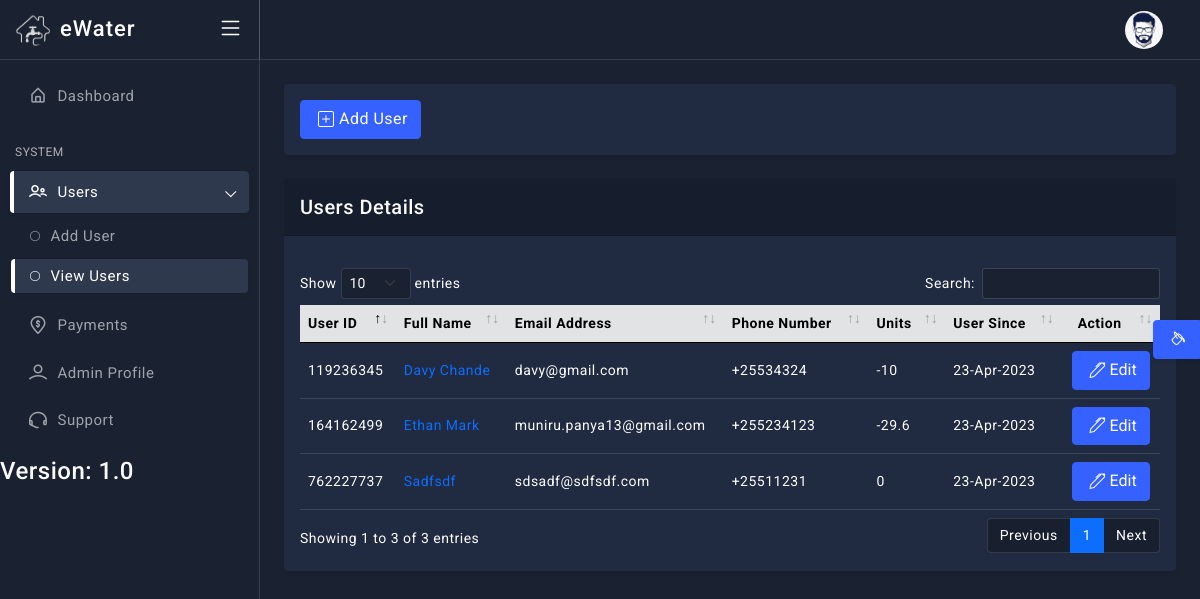
/admin/users.php, run on the app's committed database.
### tables this page shows
CREATE TABLE `users` (
  `id` int(11) NOT NULL,
  `user_id` int(11) NOT NULL,
  `user_full_name` varchar(255) NOT NULL,
  `user_phone` bigint(15) NOT NULL,
  `user_email` varchar(255) NOT NULL,
  `user_password` varchar(255) NOT NULL,
  `units` varchar(11) NOT NULL,
  `session_id` varchar(255) NOT NULL,
  `last_access` varchar(255) NOT NULL,
  `user_added_time` varchar(255) NOT NULL
);

### includes/functions.php (called while the page is built, shortened)
<?php
function test_input($data, $connection)
{
  $data = trim($data);
  $data = stripslashes($data);
  $data = htmlspecialchars($data);
  $data = mysqli_real_escape_string($connection, $data);
  return $data;
}
?>

### admin/includes/users/view-all-users.php (the view, shortened to what this page needs)
<?= head('Add Member'); ?>
<?php
if (isset($_GET['pageno'])) {
    $pageno = $_GET['pageno'];
} else {
    $pageno = 1;
}
$no_of_records_per_page = 50;
$offset = ($pageno - 1) * $no_of_records_per_page;
?>
<main class="page-content">
    <div class="card">
        <div class="card-body">
            <div class="row align-items-center">
                <div class="col-lg-9 col-xl-10">
                    <a href="users.php?source=add_user" class="viewOnly userUser btn btn-primary mb-3 mb-lg-0">
                        <i class="bi bi-plus-square"></i>
                        Add User
                    </a>
                </div>
            </div>
        </div>
    </div>
    <div class="card">
        <div class="card-header py-3">
            <div class="d-flex align-items-center">
                <h5 class="mb-0">Users Details</h5>
            </div>
        </div>
        <div class="card-body">
            <div class="table-responsive mt-3">
                <table id="dataTable" class="table align-middle">
                    <thead class="table-secondary">
                        <tr>
                            <th>User ID</th>
                            <th>Full Name</th>
                            <th>Email Address</th>
                            <th>Phone Number</th>
                            <th>Units</th>
                            <th>User Since</th>
                            <th class="text-center viewOnly">Action</th>
                        </tr>
                    </thead>
                    <tbody class="user-details-result">
                        <?php
                        $query = "SELECT * FROM users ORDER BY `user_added_time` DESC LIMIT $offset, $no_of_records_per_page";
                        $select_users = mysqli_query($connection, $query);
                        while ($row = mysqli_fetch_assoc($select_users)) {
                            $user_id = test_input($row['user_id'], $connection);
                            $user_full_name = test_input($row['user_full_name'], $connection);
                            $user_full_name = ucwords($user_full_name);
                            $user_email = test_input($row['user_email'], $connection);
                            $user_units = test_input($row['units'], $connection);
                            $user_added_time = test_input($row['user_added_time'], $connection);
                            $user_added_date = date("d-M-Y", $user_added_time);
                            $user_phone = test_input($row['user_phone'], $connection);
                            $user_phone = "+255" . $user_phone;
                        ?>
                            <tr class="users-details">
                                <td><?= $user_id;?></td>
                                <td>
                                    <a href="#">
                                        <?= $user_full_name; ?>
                                    </a>
                                </td>
                                <td><?= $user_email; ?></td>
                                <td><?= $user_phone; ?></td>
                                <td><?= $user_units; ?></td>
                                <td><?= $user_added_date; ?></td>
                                <td class="text-center viewOnly">
                                    <a href='#'>
                                        <button class='btn btn-primary'>
                                            <i class="bi bi-pen"></i>
                                            Edit
                                        </button>
                                    </a>
                                </td>
                            </tr>
                        <?php
                        }
                        ?>
                    </tbody>
                </table>
            </div>
        </div>
    </div>
</main>
<?= footer(); ?>

### admin/users.php (shortened to what this page needs)
<?php
require 'utils.php';
?>
<?php
if (isset($_GET['source'])) {
    $source = test_input($_GET['source'], $connection);
} else {
    $source = '';
}
switch ($source) {
    default:
        include "includes/users/view-all-users.php";
        break;
}
?>
<?= footer(); ?>

### admin/utils.php (shortened to what this page needs)
<?php
require_once "../includes/functions.php";
function head($title)
{
    ob_start(); ?>
    <!DOCTYPE html>
    <html lang="en">
    <head>
    </head>
    <body>
    <?php
    require_once 'includes/header.php';
    require_once "includes/navigation.php";
    return ob_get_clean();
}
function footer()
{
    require_once 'includes/footer.php';
    ?>
    </body>
    </html>
<?php
    return ob_get_clean();
}
?>

### admin/includes/header.php (shortened to what this page needs)
<!doctype html>
<html lang="en" class="dark-theme">
<head>
	<link href="../assets/plugins/simplebar/css/simplebar.css" rel="stylesheet" />
	<link href="../assets/plugins/datetimepicker/css/classic.css" rel="stylesheet" />
	<link href="../assets/plugins/datetimepicker/css/classic.time.css" rel="stylesheet" />
	<link href="../assets/plugins/datetimepicker/css/classic.date.css" rel="stylesheet" />
	<link rel="stylesheet" href="../assets/plugins/bootstrap-material-datetimepicker/css/bootstrap-material-datetimepicker.min.css">
	<link href="../assets/plugins/perfect-scrollbar/css/perfect-scrollbar.css" rel="stylesheet" />
	<link href="../assets/plugins/metismenu/css/metisMenu.min.css" rel="stylesheet" />
	<link href="../assets/plugins/datatable/css/dataTables.bootstrap5.min.css" rel="stylesheet" />
	<link href="../assets/css/bootstrap.min.css" rel="stylesheet" />
	<link href="../assets/css/bootstrap-extended.css" rel="stylesheet" />
	<link href="../assets/css/style.css" rel="stylesheet" />
	<link href="../assets/css/icons.css" rel="stylesheet">
	<link rel="stylesheet" href="https://cdn.jsdelivr.net/npm/bootstrap-icons@1.10.2/font/bootstrap-icons.css">
	<link href="../assets/css/pace.min.css" rel="stylesheet" />
	<link href="../assets/css/dark-theme.css" rel="stylesheet" />
	<link href="../assets/css/light-theme.css" rel="stylesheet" />
	<link href="../assets/css/semi-dark.css" rel="stylesheet" />
	<link href="../assets/css/header-colors.css" rel="stylesheet" />
	<link rel="stylesheet" href="//cdnjs.cloudflare.com/ajax/libs/highlight.js/11.4.0/styles/default.min.css">
	<link rel="stylesheet" href="../assets/plugins/notifications/css/lobibox.min.css" />
	<link href="../assets/plugins/select2/css/select2.min.css" rel="stylesheet" />
	<link href="../assets/plugins/select2/css/select2-bootstrap4.css" rel="stylesheet" />
	<link rel="stylesheet" href="../assets/css/datepicker.css">
	<link rel="stylesheet" href="https://cdn.jsdelivr.net/npm/bootstrap-icons@1.5.0/font/bootstrap-icons.css">
</head>
<body>

### admin/includes/navigation.php (shortened to what this page needs)
<div class="wrapper">
    <header class="top-header">
        <nav class="navbar navbar-expand gap-3">
            <div class="top-navbar-right ms-auto">
                <ul class="navbar-nav align-items-center">
                    <li class="nav-item dropdown dropdown-user-setting">
                        <a class="nav-link dropdown-toggle dropdown-toggle-nocaret" href="#" data-bs-toggle="dropdown">
                            <div class="user-setting d-flex align-items-center">
                                <img src="admin.png" class="user-img" alt="">
                            </div>
                        </a>
                    </li>
                </ul>
            </div>
        </nav>
    </header>
    <aside class="sidebar-wrapper" data-simplebar="true">
        <div class="sidebar-header">
            <div class="rounded">
                <a href="./">
                    <img src="./ewater.png" class="rounded-circle logo-icon" alt="logo icon">
                </a>
            </div>
            <div>
                <a href="./">
                    <h4 class="logo-text">eWater</h4>
                </a>
            </div>
            <div class="toggle-icon ms-auto">
                <i class="bi bi-list"></i>
            </div>
        </div>
        <ul class="metismenu" id="menu">
            <li>
                <a href="./">
                    <div class="parent-icon"><i class="bx bx-home-alt"></i>
                    </div>
                    <div class="menu-title">Dashboard</div>
                </a>
            </li>
            <li class="menu-label">System</li>
            <li>
                <a href="javascript:;" class="has-arrow">
                    <div class="parent-icon"><i class="lni lni-users"></i>
                    </div>
                    <div class="menu-title">Users</div>
                </a>
                <ul>
                    <li>
                        <a href="users.php?source=add_user">
                            <i class="bi bi-circle"></i>
                            Add User
                        </a>
                    </li>
                    <li> <a href="users.php"><i class="bi bi-circle"></i>View Users</a>
                    </li>
                </ul>
            </li>
            <li>
                <a href="#">
                    <div class="parent-icon"><i class="lni lni-money-location"></i>
                    </div>
                    <div class="menu-title">Payments</div>
                </a>
            </li>
            <li>
                <a href="profile.php">
                    <div class="parent-icon"><i class="lni lni-user"></i>
                    </div>
                    <div class="menu-title">Admin Profile</div>
                </a>
            </li>
            <li class="memberUser">
                <a id="testPopup" href="#" target="_blank" onclick="clickLabel()">
                    <div class="parent-icon"><i class="lni lni-headphone-alt"></i>
                    </div>
                    <div class="menu-title">Support</div>
                </a>
            </li>
        </ul>
        <div class="bottom">
            <h4>
                Version: 1.0
            </h4>
        </div>
    </aside>
</div>

### admin/includes/footer.php (shortened to what this page needs)
<div class="switcher-body">
    <button class="btn btn-primary btn-switcher shadow-sm" type="button" data-bs-toggle="offcanvas" data-bs-target="#offcanvasScrolling" aria-controls="offcanvasScrolling"><i class="bi bi-paint-bucket me-0"></i></button>
</div>
</body>
</html>

### assets/css/style.css (style rules this page uses)
body { font-size: 14px; color: #4c5258; letter-spacing: .5px; font-family: Roboto, sans-serif; background-color: #f7f8fa; overflow-x: hidden; }
.wrapper { width: auto; position: relative }
a { text-decoration: none; }
::placeholder { opacity: 0.4 !important; }
.top-header .navbar { position: fixed; top: 0; left: 260px; right: 0; background-color: #f7f8fa; border-bottom: 1px solid #e2e3e4; background-clip: padding-box; height: 60px; z-index: 10; padding: 0 1.5rem; transition: all .2s; }
.top-header .navbar .top-navbar-right .nav-link { color: #293445; font-size: 18px; font-weight: 500; padding-right: .8rem; padding-left: .8rem; }
.dropdown-toggle-nocaret:after { display: none }
.top-header .navbar .user-img { width: 38px; height: 38px; padding: 0px; border-radius: 50%; }
.sidebar-wrapper { position: fixed; top: 0; left: 0; width: 260px; height: 100%; background-color: #f7f8fa; background-clip: padding-box; border-right: 1px solid #e2e3e4; transition: all .2s; z-index: 16; }
.sidebar-wrapper .sidebar-header { width: 260px; height: 60px; display: flex; align-items: center; position: fixed; top: 0; bottom: 0; padding: 0 15px; z-index: 5; background: #f7f8fa; border-right: 1px solid #e2e3e4; border-bottom: 1px solid #e4e4e4; background-clip: padding-box; transition: all .2s; }
.sidebar-wrapper .sidebar-header .logo-icon { width: 35px; }
.sidebar-wrapper .sidebar-header .logo-text { font-size: 22px; margin-left: 10px; margin-bottom: 0; letter-spacing: 1px; color: #3461ff; }
.toggle-icon { font-size: 26px; cursor: pointer; color: #3461ff; }
.sidebar-wrapper ul { padding: 0; margin: 0; list-style: none; background: 0 0 }
.sidebar-wrapper .metismenu { background: 0 0; display: -webkit-box; display: -ms-flexbox; display: flex; padding: 10px; margin-top: 60px; -webkit-box-orient: vertical; -webkit-box-direction: normal; -ms-flex-direction: column; flex-direction: column }
.sidebar-wrapper .metismenu li+li { margin-top: 5px }
.sidebar-wrapper .metismenu li:first-child { margin-top: 5px }
.sidebar-wrapper .metismenu li:last-child { margin-bottom: 5px }
.sidebar-wrapper .metismenu>li { display: -webkit-box; display: -ms-flexbox; display: flex; -webkit-box-orient: vertical; -webkit-box-direction: normal; -ms-flex-direction: column; flex-direction: column; position: relative }
.sidebar-wrapper .metismenu a { position: relative; display: flex; align-items: center; justify-content: left; padding: 10px 15px; border-radius: 4px; font-size: 15px; color: #5f5f5f; outline-width: 0; text-overflow: ellipsis; overflow: hidden; letter-spacing: .5px; border-left: 4px solid rgb(255 255 255 / 0%); transition: all .2s ease-out }
.sidebar-wrapper .metismenu a .parent-icon { font-size: 18px; line-height: 1 }
.sidebar-wrapper .metismenu a .menu-title { margin-left: 10px }
.sidebar-wrapper .metismenu ul a { padding: 6px 15px 6px 15px; font-size: 15px; border: 0; border-left: 4px solid rgb(255 255 255 / 0%); }
.sidebar-wrapper .metismenu ul a i { margin-right: 10px; font-size: 10px; }
.sidebar-wrapper .metismenu ul { border: 1px solid #ffffff00; background: rgb(255 255 255 / 0%); }
.sidebar-wrapper .metismenu .mm-active>a, .sidebar-wrapper .metismenu a:active, .sidebar-wrapper .metismenu a:focus, .sidebar-wrapper .metismenu a:hover { color: #3461ff; text-decoration: none; background-color: rgb(255 255 255); border-left: 4px solid #3461ff; box-shadow: 0 0.125rem 0.25rem rgb(0 0 0 / 8%); }
.menu-label { padding: 20px 15px 5px 5px; color: #b0afaf; text-transform: uppercase; font-size: 12px; letter-spacing: .5px }
.metismenu .has-arrow:after { position: absolute; content: ""; width: .5em; height: .5em; border-style: solid; border-width: 1.2px 0 0 1.2px; border-color: initial; right: 15px; transform: rotate(-45deg) translateY(-50%); transform-origin: top; top: 50%; transition: all .3s ease-out }
.page-content { margin-left: 260px; margin-top: 60px; padding: 1.5rem; transition: all .2s; }
.table-responsive { white-space: nowrap; }
.btn-switcher { position: fixed; right: 0px; top: 40%; border-top-right-radius: 0; border-bottom-right-radius: 0; }

### data on the page
users: user "119236345", user_full_name "Davy Chande", user_email "davy@gmail.com", user_phone "+25534324", units "-10", user_added_time "23-Apr-2023"
users: user "164162499", user_full_name "Ethan Mark", user_email "muniru.panya13@gmail.com", user_phone "+255234123", units "-29.6", user_added_time "23-Apr-2023"
users: user "762227737", user_full_name "Sadfsdf", user_email "sdsadf@sdfsdf.com", user_phone "+25511231", units "0", user_added_time "23-Apr-2023"
